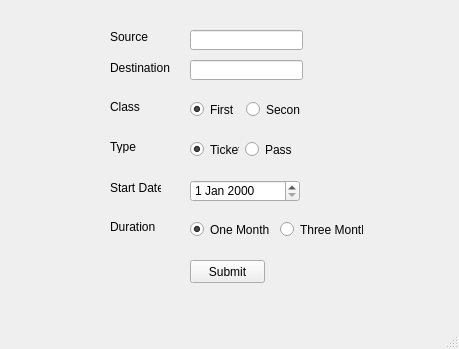
<?xml version="1.0" encoding="UTF-8"?>
<ui version="4.0">
 <class>booking</class>
 <widget class="QMainWindow" name="booking">
  <property name="geometry">
   <rect>
    <x>0</x>
    <y>0</y>
    <width>459</width>
    <height>349</height>
   </rect>
  </property>
  <property name="windowTitle">
   <string>MainWindow</string>
  </property>
  <widget class="QWidget" name="centralwidget">
   <widget class="QLabel" name="StartDate_label">
    <property name="geometry">
     <rect>
      <x>110</x>
      <y>180</y>
      <width>51</width>
      <height>16</height>
     </rect>
    </property>
    <property name="text">
     <string>Start Date</string>
    </property>
   </widget>
   <widget class="QLabel" name="Source_label">
    <property name="geometry">
     <rect>
      <x>110</x>
      <y>30</y>
      <width>47</width>
      <height>13</height>
     </rect>
    </property>
    <property name="text">
     <string>Source</string>
    </property>
   </widget>
   <widget class="QPushButton" name="Submit_Button">
    <property name="geometry">
     <rect>
      <x>190</x>
      <y>260</y>
      <width>75</width>
      <height>23</height>
     </rect>
    </property>
    <property name="text">
     <string>Submit</string>
    </property>
   </widget>
   <widget class="QLineEdit" name="Source_LE">
    <property name="geometry">
     <rect>
      <x>190</x>
      <y>30</y>
      <width>113</width>
      <height>20</height>
     </rect>
    </property>
   </widget>
   <widget class="QLabel" name="Destination_label">
    <property name="geometry">
     <rect>
      <x>110</x>
      <y>60</y>
      <width>61</width>
      <height>16</height>
     </rect>
    </property>
    <property name="text">
     <string>Destination</string>
    </property>
   </widget>
   <widget class="QWidget" name="layoutWidget">
    <property name="geometry">
     <rect>
      <x>190</x>
      <y>100</y>
      <width>110</width>
      <height>19</height>
     </rect>
    </property>
    <layout class="QHBoxLayout" name="horizontalLayout_4">
     <item>
      <widget class="QRadioButton" name="FClass_RB">
       <property name="text">
        <string>First</string>
       </property>
       <property name="checked">
        <bool>true</bool>
       </property>
      </widget>
     </item>
     <item>
      <widget class="QRadioButton" name="SClass_RB">
       <property name="text">
        <string>Second</string>
       </property>
      </widget>
     </item>
    </layout>
   </widget>
   <widget class="QLabel" name="Type_label">
    <property name="geometry">
     <rect>
      <x>110</x>
      <y>140</y>
      <width>47</width>
      <height>13</height>
     </rect>
    </property>
    <property name="text">
     <string>Type</string>
    </property>
   </widget>
   <widget class="QLineEdit" name="Destination_LE">
    <property name="geometry">
     <rect>
      <x>190</x>
      <y>60</y>
      <width>113</width>
      <height>20</height>
     </rect>
    </property>
   </widget>
   <widget class="QWidget" name="layoutWidget_2">
    <property name="geometry">
     <rect>
      <x>190</x>
      <y>140</y>
      <width>104</width>
      <height>19</height>
     </rect>
    </property>
    <layout class="QHBoxLayout" name="horizontalLayout_5">
     <item>
      <widget class="QRadioButton" name="Ticket_RB">
       <property name="text">
        <string>Ticket</string>
       </property>
       <property name="checked">
        <bool>true</bool>
       </property>
      </widget>
     </item>
     <item>
      <widget class="QRadioButton" name="Pass_RB">
       <property name="text">
        <string>Pass</string>
       </property>
      </widget>
     </item>
    </layout>
   </widget>
   <widget class="QWidget" name="layoutWidget_3">
    <property name="geometry">
     <rect>
      <x>190</x>
      <y>220</y>
      <width>173</width>
      <height>19</height>
     </rect>
    </property>
    <layout class="QHBoxLayout" name="horizontalLayout_6">
     <item>
      <widget class="QRadioButton" name="OneMonth_RB">
       <property name="text">
        <string>One Month</string>
       </property>
       <property name="checked">
        <bool>true</bool>
       </property>
      </widget>
     </item>
     <item>
      <widget class="QRadioButton" name="ThreeMonths_RB">
       <property name="text">
        <string>Three Months</string>
       </property>
      </widget>
     </item>
    </layout>
   </widget>
   <widget class="QLabel" name="Class_label">
    <property name="geometry">
     <rect>
      <x>110</x>
      <y>100</y>
      <width>47</width>
      <height>13</height>
     </rect>
    </property>
    <property name="text">
     <string>Class</string>
    </property>
   </widget>
   <widget class="QLabel" name="Duration_label">
    <property name="geometry">
     <rect>
      <x>110</x>
      <y>220</y>
      <width>47</width>
      <height>13</height>
     </rect>
    </property>
    <property name="text">
     <string>Duration</string>
    </property>
   </widget>
   <widget class="QDateEdit" name="StartDate_LE">
    <property name="geometry">
     <rect>
      <x>190</x>
      <y>180</y>
      <width>110</width>
      <height>22</height>
     </rect>
    </property>
   </widget>
  </widget>
  <widget class="QMenuBar" name="menubar">
   <property name="geometry">
    <rect>
     <x>0</x>
     <y>0</y>
     <width>459</width>
     <height>21</height>
    </rect>
   </property>
  </widget>
  <widget class="QStatusBar" name="statusbar"/>
 </widget>
 <resources/>
 <connections/>
</ui>
